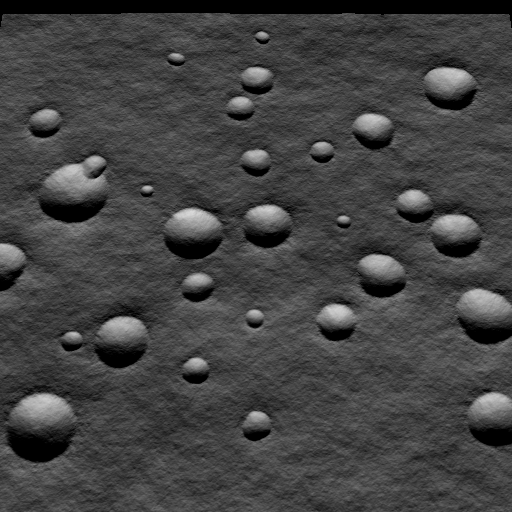
#> input picture data/TRN/Old/AngleLight2.ppm, 512 x 512 px, given in place of Image.jpeg, which was not available
$ python feature_extraction_test.py
#> lines starting #> are read from the running program, lines starting #| are printed output that depends on the picture; after the words box and inside, x2 and y2 are one past the last pixel; in counts of white or black regions, pixels touching at a corner belong together; pictures that were not available may be replaced by others from this repository, and a replacement may not be noted
#> further down, src is the input picture: shape (512, 512, 3); min 0, max 216, mean 66.7
from __future__ import print_function
import cv2 as cv
import numpy as np
import argparse
import random as rng

rng.seed(12345)

def thresh_callback(val):
#> called with val = 200
    threshold = val

    ## [Canny]
    # Detect edges using Canny
    canny_output = cv.Canny(src_gray, threshold, threshold * 2)
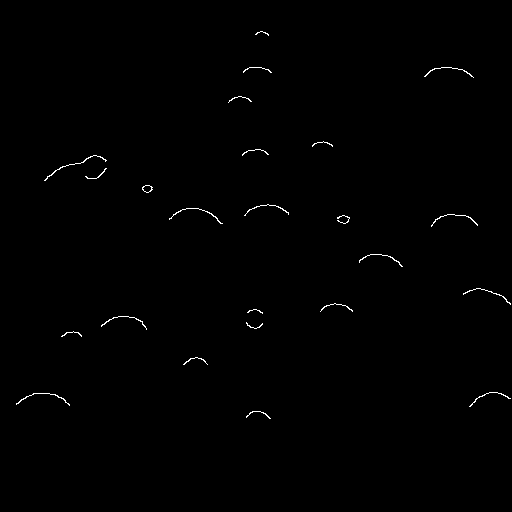
#> canny_output: shape (512, 512); 0.42% white in thin lines or dots, all inside (x1, y1, x2, y2) = (16, 31, 511, 419)
    ## [Canny]

    ## [Blur]
    # Blur image
    blur_output = cv.blur(canny_output,(5,5))
    ## [Blur]

    ## [findContours]
    # Find contours
    contours, hierarchyd = cv.findContours(blur_output, cv.RETR_TREE, cv.CHAIN_APPROX_SIMPLE)
#> contours = 26 contours, 2 with area under 20; largest, box (x1, y1, x2, y2) and area: (42, 153, 109, 183) 410, (167, 206, 225, 226) 348, (14, 391, 72, 408) 337, (429, 212, 480, 229) 307, (99, 314, 149, 332) 302
    ## [findContours]

    ## [allthework]
    # Approximate contours to polygons + get bounding rects and circles
    contours_poly = [None]*len(contours)
#> contours_poly = 26 items
    boundRect = [None]*len(contours)
#> boundRect = 26 items
    centers = [None]*len(contours)
#> centers = 26 items
    radius = [None]*len(contours)
#> radius = 26 items
    for i, c in enumerate(contours):
        contours_poly[i] = cv.approxPolyDP(c, 3, True)
        boundRect[i] = cv.boundingRect(contours_poly[i])
        centers[i], radius[i] = cv.minEnclosingCircle(contours_poly[i])
#> this loop made 26 passes
#> c on pass 18: [[146, 188], [147, 187], [148, 188], [147, 189]]
#> after the loop, boundRect = 26 items, first 6: (244, 409, 29, 12), (14, 391, 58, 17), (467, 390, 45, 19), (181, 355, 29, 12), (59, 330, 25, 9), (244, 320, 21, 10); centers = 26 pairs, first value 42.5 to 489, second value 34.5 to 417; contours_poly = 26 contours, 2 with area under 20; largest, box (x1, y1, x2, y2) and area: (42, 153, 109, 183) 318, (14, 391, 72, 408) 310, (167, 206, 225, 226) 302, (422, 65, 476, 80) 290, (99, 314, 149, 332) 289; radius = 26 values, max 35.11 at index 19, min 0.0001 at index 17, mean 17.06
    ## [allthework]

    ## [zeroMat]
    drawing = np.zeros((canny_output.shape[0], canny_output.shape[1], 3), dtype=np.uint8)
    ## [zeroMat]

    ## [forContour]
    # Draw polygonal contour + bonding rects + circles
    for i in range(len(contours)):
        color = (rng.randint(0,256), rng.randint(0,256), rng.randint(0,256))
        # cv.drawContours(drawing, contours_poly, i, color)
        # cv.rectangle(drawing, (int(boundRect[i][0]), int(boundRect[i][1])), \
        #   (int(boundRect[i][0]+boundRect[i][2]), int(boundRect[i][1]+boundRect[i][3])), color, 2)
        cv.circle(drawing, (int(centers[i][0]), int(centers[i][1])), int(radius[i]), color, 2)
#> this loop made 26 passes
#> color on passes 1 to 12: (213, 5, 152), (188, 99, 138), (223, 82, 191), (63, 221, 133), (89, 95, 181), (46, 211, 85), (75, 105, 39), (97, 174, 164), (12, 234, 173), (13, 212, 1), (3, 83, 91), (146, 50, 212)
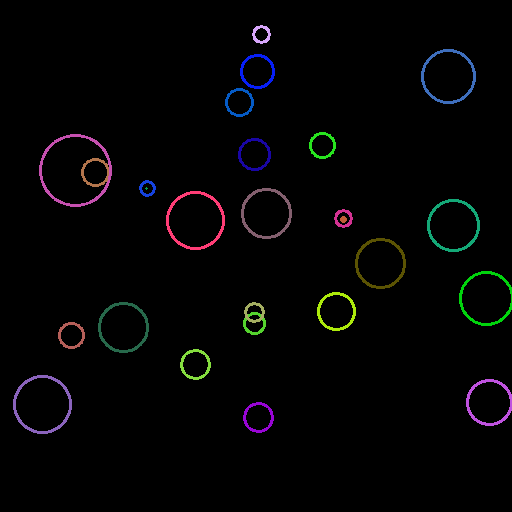
#> drawing: shape (512, 512, 3); mean of channels 0, 1, 2 3.9, 3.5, 3.6; drawn as B, G, R
    ## [forContour]

    ## [showDrawings]
    # Show in a window
    cv.imshow('Contours', drawing)
    ## [showDrawings]

## [setup]
# Load source image
# parser = argparse.ArgumentParser(description='Code for Creating Bounding boxes and circles for contours tutorial.')
# parser.add_argument('--input', help='Path to input image.', default='stuff.jpg')
# args = parser.parse_args()
#
# src = cv.imread(cv.samples.findFile(args.input))

src = cv.imread("/Users/meha/PycharmProjects/Terrain-Relative-Navigation/data/TRN/Image.jpeg")
if src is None:
    print('Could not open or find the image:')
    exit(0)

# Convert image to gray and blur it
src_gray = cv.cvtColor(src, cv.COLOR_BGR2GRAY)
src_gray = cv.blur(src_gray, (3,3))
## [setup]

## [createWindow]
# Create Window
source_window = 'Source'
cv.namedWindow(source_window)
cv.imshow(source_window, src)
## [createWindow]
## [trackbar]
max_thresh = 255
thresh = 200 # initial threshold
# cv.createTrackbar('Canny thresh:', source_window, thresh, max_thresh, thresh_callback)
thresh_callback(thresh)
## [trackbar]

cv.waitKey()

$ run again, on data/TRN/Old/AngleLight3.ppm
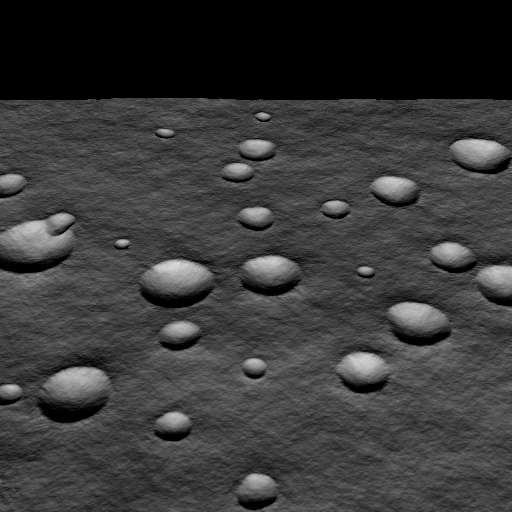
#> input picture data/TRN/Old/AngleLight3.ppm, 512 x 512 px, given in place of Image.jpeg, which was not available
#> src is the input picture: shape (512, 512, 3); min 0, max 217, mean 57.2
#> in thresh_callback, `canny_output = cv.Canny(src_gray, threshold, threshold * 2)`:
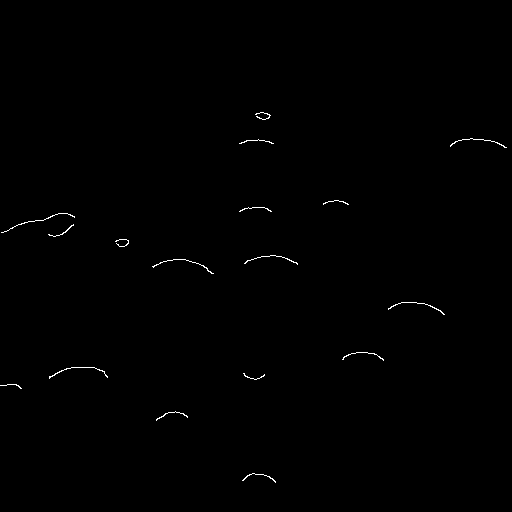
#> canny_output: shape (512, 512); 0.32% white in thin lines or dots, all inside (x1, y1, x2, y2) = (0, 112, 507, 483)
#> contours = 18 contours, 1 with area under 20; largest, box (x1, y1, x2, y2) and area: (0, 211, 77, 235) 404, (150, 257, 216, 276) 359, (47, 365, 110, 381) 346, (386, 300, 447, 317) 330, (448, 136, 509, 150) 316
#> in thresh_callback, `contours_poly = [None]*len(contours)`: contours_poly = 18 items
#> the loop in thresh_callback, `for i, c in enumerate(contours):` made 18 passes
#> after the loop in thresh_callback, `for i, c in enumerate(contours):`: boundRect = 18 items, first 6: (240, 471, 38, 14), (154, 410, 36, 13), (0, 382, 24, 9), (241, 371, 26, 11), (47, 365, 63, 16), (340, 350, 46, 13); centers = [(258.5, 481), (171.5, 418), (11.5, 386.5), (253.5, 374), (77.96, 377), (362.5, 359.5), (416, 311), (182.5, 269.5), (270.5, 263.5), (121.5, 242), (122, 242.5), (60.5, 229), (38, 224), (255, 211), (335.5, 203.5), (256, 143), (478, 146), (262.5, 114.5)]; contours_poly = 18 contours, 1 with area under 20; largest, box (x1, y1, x2, y2) and area: (0, 211, 77, 235) 416, (150, 257, 216, 276) 334, (47, 365, 110, 381) 330, (242, 253, 300, 267) 300, (386, 300, 447, 317) 292; radius = [18.74, 17.95, 12.02, 12.86, 31.1, 22.64, 30.41, 32.96, 28.61, 9.01, 2.06, 16.1, 39.29, 18.11, 14.71, 19.11, 30.15, 9.82]
#> the loop in thresh_callback, `for i in range(len(contours)):` made 18 passes
#> color on passes 1 to 8: (213, 5, 152), (188, 99, 138), (223, 82, 191), (63, 221, 133), (89, 95, 181), (46, 211, 85), (75, 105, 39), (97, 174, 164)
#> after the loop in thresh_callback, `for i in range(len(contours)):`:
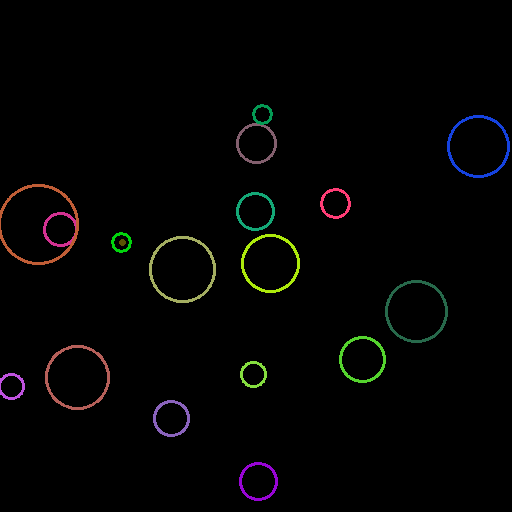
#> drawing: shape (512, 512, 3); mean of channels 0, 1, 2 2.7, 3.2, 3.3; drawn as B, G, R

$ run again, on data/TRN/Old/AngleLight4.ppm
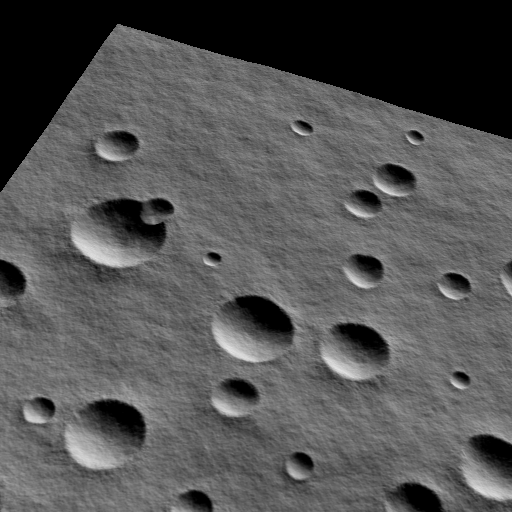
#> input picture data/TRN/Old/AngleLight4.ppm, 512 x 512 px, given in place of Image.jpeg, which was not available
#> src is the input picture: shape (512, 512, 3); min 0, max 228, mean 84.6
#> in thresh_callback, `canny_output = cv.Canny(src_gray, threshold, threshold * 2)`:
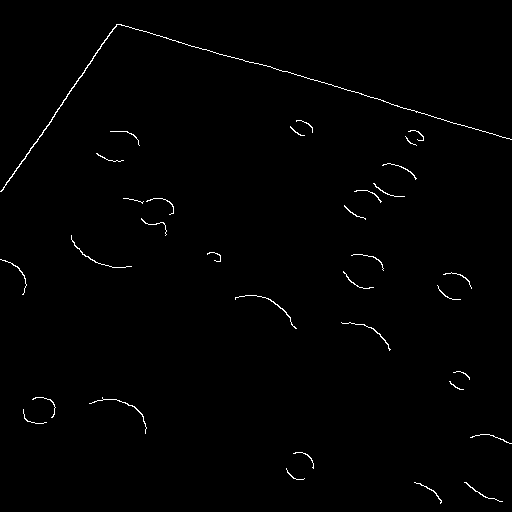
#> canny_output: shape (512, 512); 0.79% white in thin lines or dots
#> contours = 33 contours, 3 with area under 20; largest, box (x1, y1, x2, y2) and area: (0, 22, 512, 194) 3291, (233, 293, 299, 331) 430, (87, 395, 149, 436) 425, (69, 233, 134, 270) 404, (352, 181, 407, 205) 398
#> in thresh_callback, `contours_poly = [None]*len(contours)`: contours_poly = 33 items
#> the loop in thresh_callback, `for i, c in enumerate(contours):` made 33 passes
#> c on passes 23 to 25: [[379, 194], [380, 193], [381, 194], [380, 195]], [[378, 193], [379, 192], [380, 193], [379, 194]], [[374, 190], [375, 189], [376, 190], [375, 191]]
#> after the loop in thresh_callback, `for i, c in enumerate(contours):`: boundRect = 33 items, first 6: (462, 480, 43, 24), (412, 480, 32, 26), (284, 466, 23, 15), (291, 451, 25, 20), (468, 432, 44, 14), (87, 395, 61, 41); centers = 33 pairs, first value 12.5 to 489.5, second value 126 to 492; contours_poly = 33 contours, 3 with area under 20; largest, box (x1, y1, x2, y2) and area: (0, 22, 512, 194) 3468, (69, 233, 134, 270) 428, (233, 293, 299, 331) 420, (21, 395, 57, 426) 411, (87, 395, 148, 436) 406; radius = 33 values, max 257.1 at index 32, min 0.0001 at index 22, mean 25.01
#> the loop in thresh_callback, `for i in range(len(contours)):` made 33 passes
#> color on passes 1 to 8: (213, 5, 152), (188, 99, 138), (223, 82, 191), (63, 221, 133), (89, 95, 181), (46, 211, 85), (75, 105, 39), (97, 174, 164)
#> after the loop in thresh_callback, `for i in range(len(contours)):`:
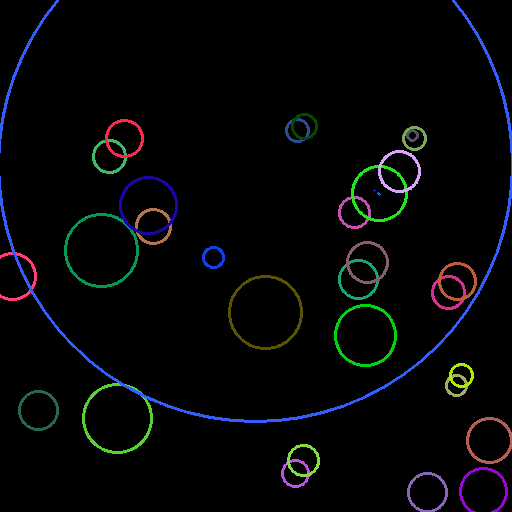
#> drawing: shape (512, 512, 3); mean of channels 0, 1, 2 6.8, 5.8, 4.7; drawn as B, G, R
